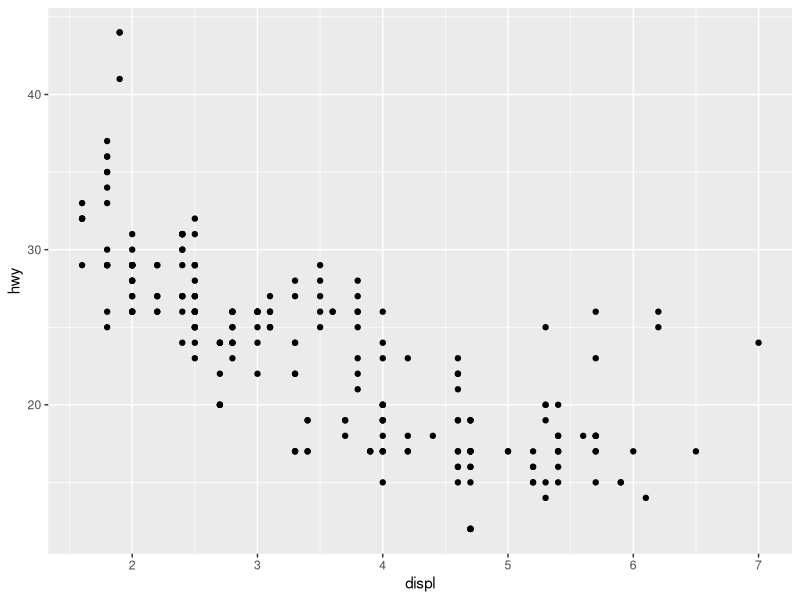
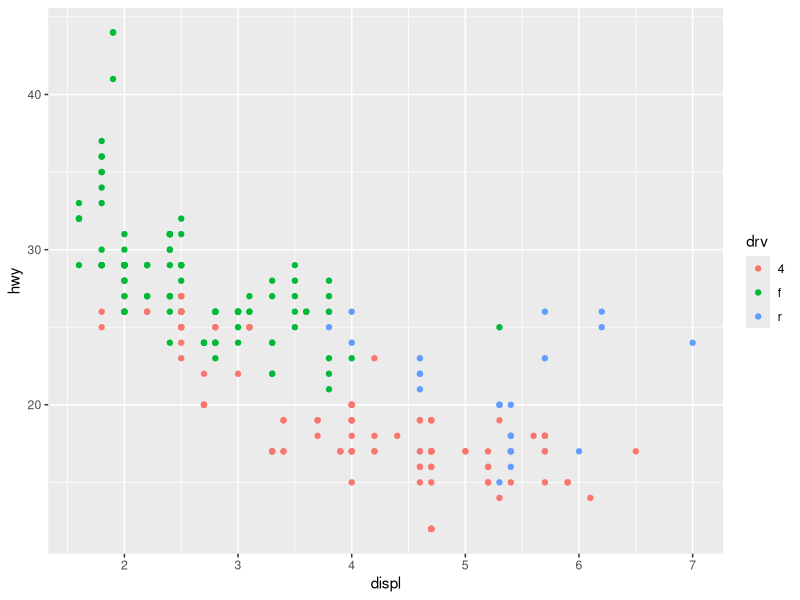
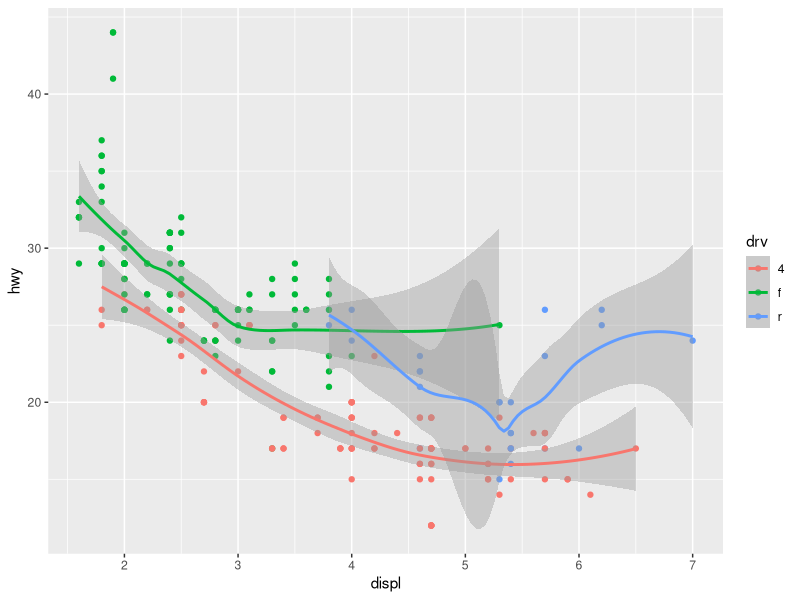
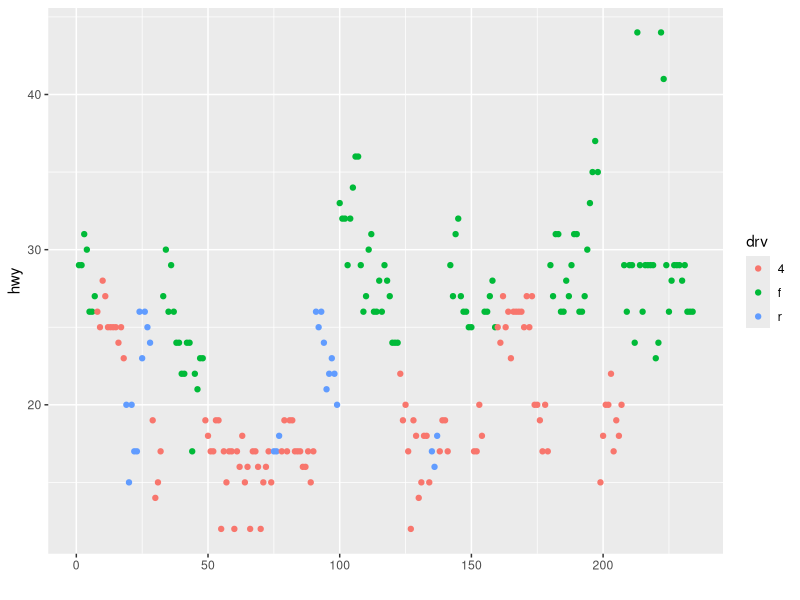
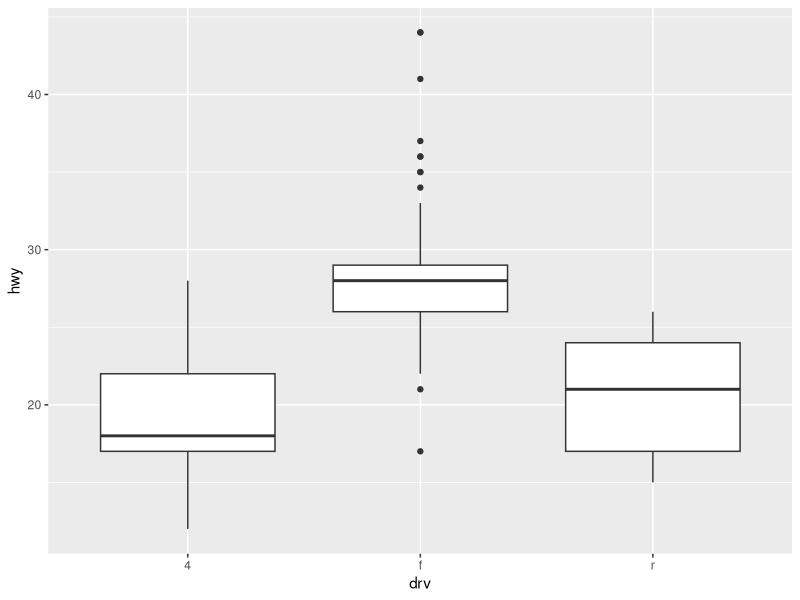
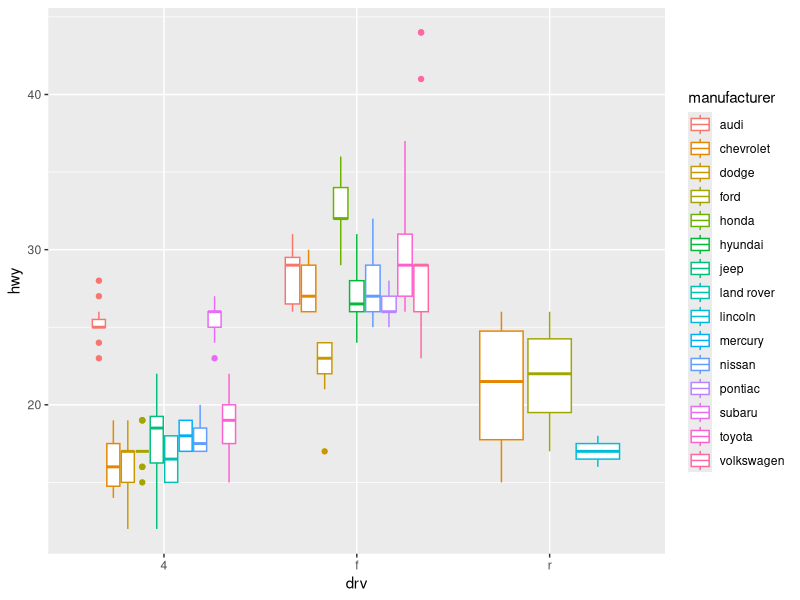
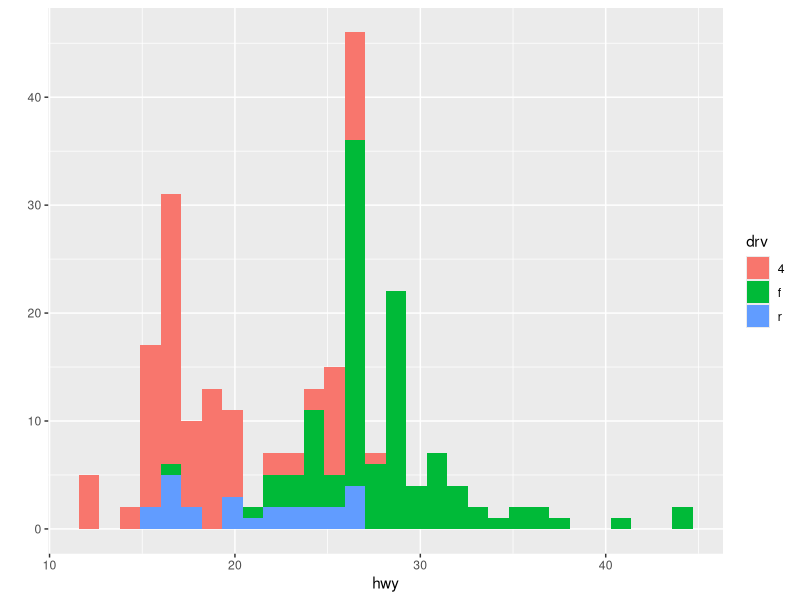
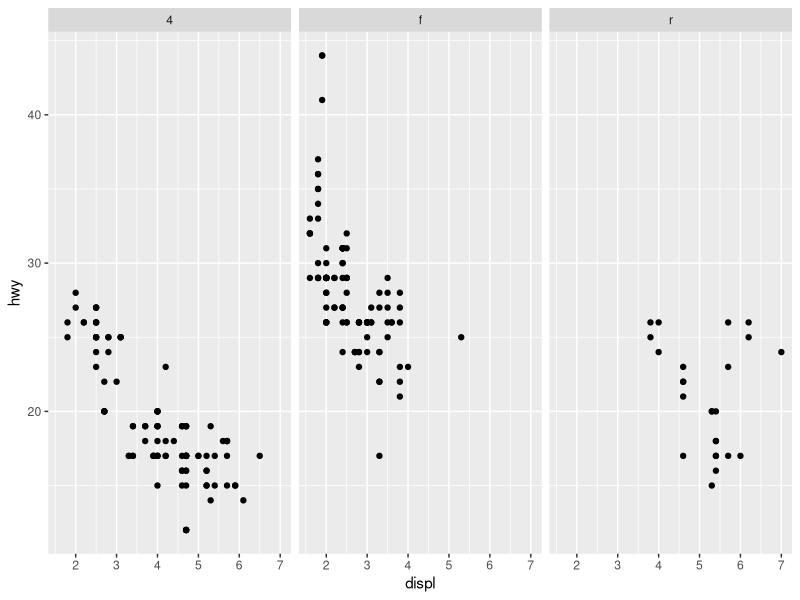

These charts were generated, in order, by the following R code:
## ---- chunk 1
library(ggplot2)
str(mpg)
qplot(displ, hwy, data = mpg)
qplot(displ, hwy, data = mpg, color=drv) #color codes points
qplot(displ, hwy, data = mpg, color=drv, geom= c("point", "smooth")) #gives trendlines and 95% CI's
qplot(y=hwy, data= mpg, color=drv)
qplot(drv, hwy, data= mpg, geom= "boxplot")
qplot(drv, hwy, data= mpg, geom= "boxplot", color= manufacturer)
## ---- chunk 2
qplot(hwy, data= mpg, fill=drv)
qplot(displ, hwy, data= mpg, facets= . ~drv) #makes scatterplot with 3 facets or sections
qplot(hwy, data= mpg, facets= drv ~ ., binwidth= 2) #faceted barplot
